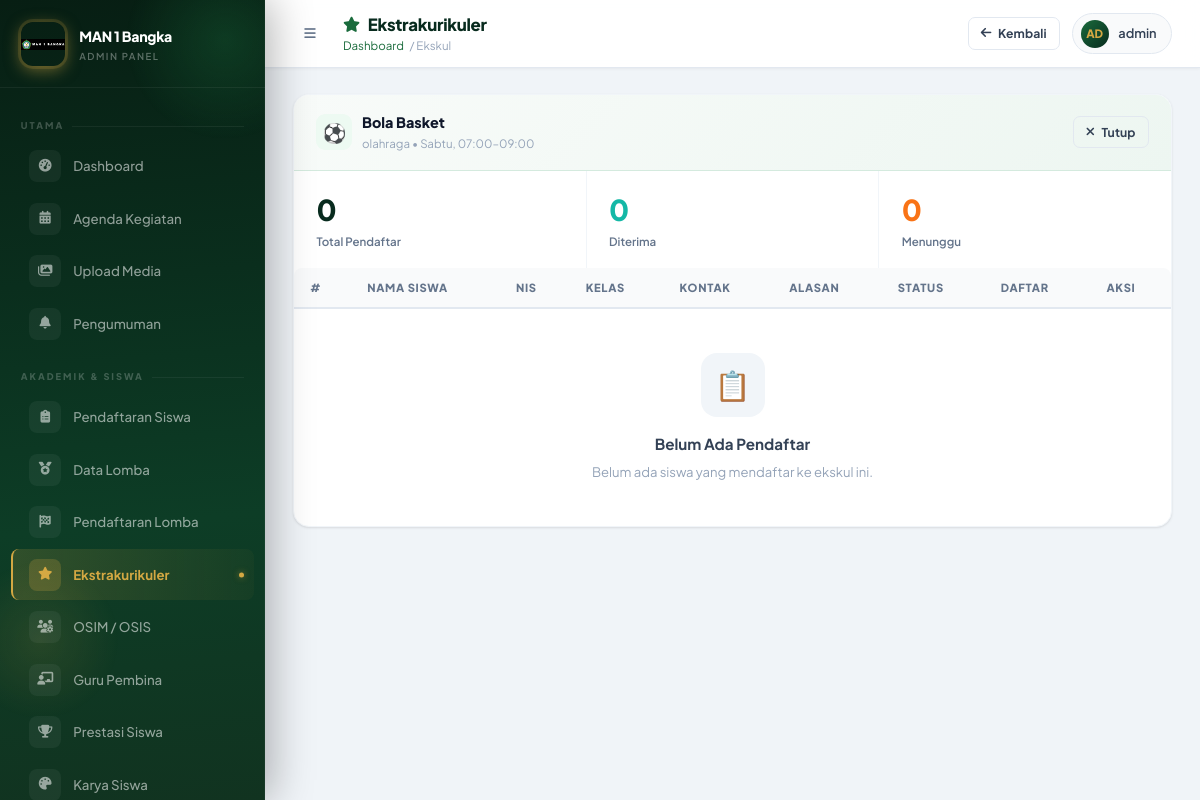
/admin/ekskul.php?view=3 (signed in), run on the app's committed database.
### tables this page shows
CREATE TABLE `ekstrakurikuler` (
  `id` int NOT NULL,
  `nama` varchar(255) NOT NULL,
  `deskripsi` text,
  `kategori` enum('olahraga','seni','akademik','keagamaan','teknologi','lainnya') DEFAULT 'lainnya',
  `jadwal` varchar(255) DEFAULT NULL,
  `tempat` varchar(255) DEFAULT NULL,
  `pembina_id` int DEFAULT NULL,
  `kuota` int DEFAULT NULL,
  `created_at` timestamp NULL DEFAULT CURRENT_TIMESTAMP
);

### admin/ekskul.php (the view, shortened to what this page needs)
<?php
require '../php/config.php'; ?>
<?php
$edit = null;
$viewEkskul = null;
$pendaftar = [];
if (isset($_GET['view'])) {
  $s = $pdo->prepare("SELECT e.*,k.nama as nama_pembina FROM ekstrakurikuler e LEFT JOIN kontak_pembina k ON e.pembina_id=k.id WHERE e.id=?");
  $s->execute([(int)$_GET['view']]);
  $viewEkskul = $s->fetch(PDO::FETCH_ASSOC);
  if ($viewEkskul) {
    $pendaftar = $pdo->prepare("SELECT * FROM pendaftaran_ekskul WHERE ekstrakurikuler_id=? ORDER BY created_at DESC");
    $pendaftar->execute([(int)$_GET['view']]);
    $pendaftar = $pendaftar->fetchAll(PDO::FETCH_ASSOC);
  }
}
$isEdit = !!$edit;
$catIcon = ['olahraga' => '⚽', 'seni' => '🎨', 'akademik' => '📚', 'keagamaan' => '🕌', 'teknologi' => '💻', 'lainnya' => '🌟'];
?>
<!DOCTYPE html>
<html lang="id">
<head>
  <link rel="stylesheet" href="https://cdnjs.cloudflare.com/ajax/libs/font-awesome/6.4.0/css/all.min.css" />
  <link rel="stylesheet" href="assets/admin.css" />
</head>
<body>
  <?php include 'sidebar.php'; ?>
  <main class="admin-main">
    <header class="admin-topbar">
      <div class="topbar-left">
        <button id="sidebarToggle" class="btn btn-ghost btn-icon"><i class="fas fa-bars"></i></button>
        <div>
          <div class="topbar-title"><i class="fas fa-star"></i> Ekstrakurikuler</div>
          <div class="topbar-breadcrumb"><a href="index.php">Dashboard</a> / Ekskul</div>
        </div>
      </div>
      <div class="topbar-right">
        <?php if ($isEdit || $viewEkskul): ?>
          <a href="ekskul.php" class="btn btn-outline btn-sm"><i class="fas fa-arrow-left"></i> Kembali</a>
        <?php endif; ?>
        <div class="topbar-admin">
          <div class="topbar-admin-avatar"><?= strtoupper(substr(ADMIN_USER, 0, 2)) ?></div><?= htmlspecialchars(ADMIN_USER) ?>
        </div>
      </div>
    </header>
    <div class="page-content">
      <?php if ($viewEkskul): ?>
        <div class="admin-card anim-fade-up">
          <div class="card-header">
            <div class="card-header-left">
              <div class="card-header-icon" style="font-size:1.2rem;background:var(--primary-light);">
                <?= $catIcon[$viewEkskul['kategori']] ?? '⭐' ?>
              </div>
              <div>
                <div class="card-header-title"><?= htmlspecialchars($viewEkskul['nama']) ?></div>
                <div class="card-header-sub">
                  <?= htmlspecialchars($viewEkskul['kategori']) ?>
                  <?php if ($viewEkskul['jadwal']): ?>&bull; <?= htmlspecialchars($viewEkskul['jadwal']) ?><?php endif; ?>
                </div>
              </div>
            </div>
            <a href="ekskul.php" class="btn btn-outline btn-sm"><i class="fas fa-times"></i> Tutup</a>
          </div>
          <div style="display:grid;grid-template-columns:repeat(3,1fr);gap:1px;background:var(--gray-100);">
            <?php
            $total = count($pendaftar);
            $diterima = count(array_filter($pendaftar, fn($p) => $p['status'] === 'diterima'));
            $menunggu = count(array_filter($pendaftar, fn($p) => $p['status'] === 'menunggu'));
            foreach (
              [
                ['label' => 'Total Pendaftar', 'val' => $total, 'color' => 'var(--primary)', 'bg' => 'var(--primary-light)'],
                ['label' => 'Diterima', 'val' => $diterima, 'color' => 'var(--teal)', 'bg' => 'var(--teal-bg)'],
                ['label' => 'Menunggu', 'val' => $menunggu, 'color' => 'var(--orange)', 'bg' => 'var(--orange-bg)'],
              ] as $s
            ): ?>
              <div style="padding:1.1rem 1.4rem;background:var(--white);">
                <div style="font-size:1.8rem;font-weight:800;color:<?= $s['color'] ?>;"><?= $s['val'] ?></div>
                <div style="font-size:.72rem;font-weight:600;color:var(--gray-500);margin-top:.1rem;"><?= $s['label'] ?></div>
              </div>
            <?php endforeach; ?>
          </div>
          <div class="table-wrap">
            <table class="admin-table">
              <thead>
                <tr>
                  <th>#</th>
                  <th>Nama Siswa</th>
                  <th>NIS</th>
                  <th>Kelas</th>
                  <th>Kontak</th>
                  <th>Alasan</th>
                  <th>Status</th>
                  <th>Daftar</th>
                  <th>Aksi</th>
                </tr>
              </thead>
              <tbody>
                <?php if ($pendaftar): $no = 0;
                  foreach ($pendaftar as $p): $no++; ?>
                    <tr>
                      <td style="color:var(--gray-400);font-size:.75rem;"><?= $no ?></td>
                      <td>
                        <div style="font-weight:700;"><?= htmlspecialchars($p['nama_siswa']) ?></div>
                      </td>
                      <td style="font-family:monospace;font-size:.78rem;"><?= htmlspecialchars($p['nis']) ?></td>
                      <td><?= htmlspecialchars($p['kelas']) ?></td>
                      <td style="font-size:.75rem;">
                        <?php if ($p['no_hp']): ?><div><i class="fas fa-phone" style="width:12px;color:var(--gray-400);"></i> <?= htmlspecialchars($p['no_hp']) ?></div><?php endif; ?>
                        <?php if ($p['email']): ?><div><i class="fas fa-envelope" style="width:12px;color:var(--gray-400);"></i> <?= htmlspecialchars($p['email']) ?></div><?php endif; ?>
                      </td>
                      <td style="max-width:160px;">
                        <?php if ($p['alasan']): ?>
                          <div style="font-size:.75rem;color:var(--gray-600);overflow:hidden;display:-webkit-box;-webkit-line-clamp:2;-webkit-box-orient:vertical;"><?= htmlspecialchars($p['alasan']) ?></div>
                        <?php else: ?><span style="color:var(--gray-300);font-size:.75rem;">—</span><?php endif; ?>
                      </td>
                      <td>
                        <form method="POST" style="display:inline;" autocomplete="off">
                          <?= csrfField() ?>
                          <input type="hidden" name="action" value="update_pendaftar" />
                          <input type="hidden" name="pendaftar_id" value="<?= $p['id'] ?>" />
                          <input type="hidden" name="view" value="<?= (int)$_GET['view'] ?>" />
                          <select name="status" onchange="this.form.submit()" style="width:auto;font-size:.75rem;padding:.3rem .5rem;font-weight:600;border-radius:6px;cursor:pointer;" class="status-<?= htmlspecialchars($p['status']) ?>">
                            <option value="menunggu" <?= $p['status'] === 'menunggu' ? 'selected' : '' ?>>⏳ Menunggu</option>
                            <option value="diterima" <?= $p['status'] === 'diterima' ? 'selected' : '' ?>>✅ Diterima</option>
                            <option value="ditolak" <?= $p['status'] === 'ditolak' ? 'selected' : '' ?>>❌ Ditolak</option>
                          </select>
                        </form>
                      </td>
                      <td style="font-size:.72rem;color:var(--gray-400);"><?= date('d/m/y', strtotime($p['created_at'])) ?></td>
                      <td>
                        <form method="POST" style="display:inline;" onsubmit="return confirm('Hapus pendaftar ini?')" autocomplete="off">
                          <?= csrfField() ?>
                          <input type="hidden" name="action" value="hapus_pendaftar" />
                          <input type="hidden" name="pendaftar_id" value="<?= $p['id'] ?>" />
                          <button type="submit" class="btn btn-ghost btn-icon btn-xs" style="color:var(--red);"><i class="fas fa-trash"></i></button>
                        </form>
                      </td>
                    </tr>
                  <?php endforeach;
                else: ?>
                  <tr>
                    <td colspan="9">
                      <div class="empty-state" style="padding:2rem;">
                        <div class="empty-state-icon">📋</div>
                        <h4>Belum Ada Pendaftar</h4>
                        <p>Belum ada siswa yang mendaftar ke ekskul ini.</p>
                      </div>
                    </td>
                  </tr>
                <?php endif; ?>
              </tbody>
            </table>
          </div>
        </div>
      <?php endif; ?>
    </div>
  </main>
</body>
</html>

### data on the page
ekstrakurikuler: kategori "⚽", nama "Bola Basket", kategori "olahraga", jadwal "Sabtu, 07:00–09:00"

### other printed values
$label "Dashboard Agenda Kegiatan Upload Media Pengumuman Pendaftaran Siswa Data Lomba Pendaftaran Lomba Ekstrakurikuler OSIM / OSIS Guru Pembina Prestasi Siswa Karya Siswa"
substr(ADMIN_USER, 0, 2) "AD"
ADMIN_USER "admin"
$s['val'] "0"
$s['label'] "Total Pendaftar"
$s['label'] "Diterima"
$s['label'] "Menunggu"
